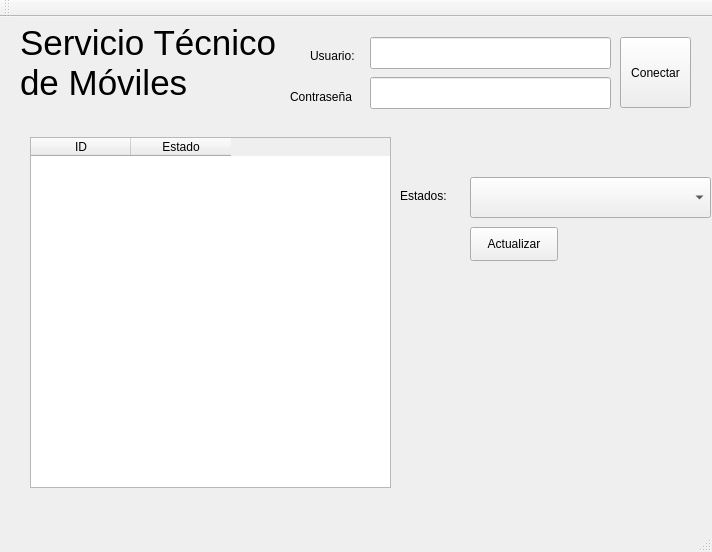
<?xml version="1.0" encoding="UTF-8"?>
<ui version="4.0">
 <class>MainWindow</class>
 <widget class="QMainWindow" name="MainWindow">
  <property name="geometry">
   <rect>
    <x>0</x>
    <y>0</y>
    <width>712</width>
    <height>552</height>
   </rect>
  </property>
  <property name="windowTitle">
   <string>MainWindow</string>
  </property>
  <widget class="QWidget" name="centralWidget">
   <property name="enabled">
    <bool>true</bool>
   </property>
   <widget class="QLabel" name="nombreTecnico">
    <property name="geometry">
     <rect>
      <x>20</x>
      <y>0</y>
      <width>271</width>
      <height>91</height>
     </rect>
    </property>
    <property name="font">
     <font>
      <pointsize>26</pointsize>
     </font>
    </property>
    <property name="text">
     <string>Servicio Técnico de Móviles</string>
    </property>
    <property name="wordWrap">
     <bool>true</bool>
    </property>
   </widget>
   <widget class="QLineEdit" name="usuario">
    <property name="geometry">
     <rect>
      <x>370</x>
      <y>20</y>
      <width>241</width>
      <height>32</height>
     </rect>
    </property>
   </widget>
   <widget class="QPushButton" name="conectarServidor">
    <property name="geometry">
     <rect>
      <x>620</x>
      <y>20</y>
      <width>71</width>
      <height>71</height>
     </rect>
    </property>
    <property name="text">
     <string>Conectar</string>
    </property>
   </widget>
   <widget class="QLabel" name="label">
    <property name="geometry">
     <rect>
      <x>310</x>
      <y>30</y>
      <width>58</width>
      <height>18</height>
     </rect>
    </property>
    <property name="text">
     <string>Usuario:</string>
    </property>
   </widget>
   <widget class="QLabel" name="label_2">
    <property name="geometry">
     <rect>
      <x>290</x>
      <y>70</y>
      <width>81</width>
      <height>20</height>
     </rect>
    </property>
    <property name="text">
     <string>Contraseña</string>
    </property>
   </widget>
   <widget class="QLineEdit" name="password">
    <property name="geometry">
     <rect>
      <x>370</x>
      <y>60</y>
      <width>241</width>
      <height>32</height>
     </rect>
    </property>
    <property name="echoMode">
     <enum>QLineEdit::Password</enum>
    </property>
   </widget>
   <widget class="QTableWidget" name="ordersTable">
    <property name="geometry">
     <rect>
      <x>30</x>
      <y>120</y>
      <width>361</width>
      <height>351</height>
     </rect>
    </property>
    <property name="selectionMode">
     <enum>QAbstractItemView::SingleSelection</enum>
    </property>
    <property name="columnCount">
     <number>2</number>
    </property>
    <column>
     <property name="text">
      <string>ID</string>
     </property>
    </column>
    <column>
     <property name="text">
      <string>Estado</string>
     </property>
    </column>
   </widget>
   <widget class="QComboBox" name="estadosCmBox">
    <property name="geometry">
     <rect>
      <x>470</x>
      <y>160</y>
      <width>241</width>
      <height>41</height>
     </rect>
    </property>
   </widget>
   <widget class="QLabel" name="label_3">
    <property name="geometry">
     <rect>
      <x>400</x>
      <y>170</y>
      <width>58</width>
      <height>18</height>
     </rect>
    </property>
    <property name="text">
     <string>Estados:</string>
    </property>
   </widget>
   <widget class="QPushButton" name="actualizarEstado">
    <property name="geometry">
     <rect>
      <x>470</x>
      <y>210</y>
      <width>88</width>
      <height>34</height>
     </rect>
    </property>
    <property name="text">
     <string>Actualizar</string>
    </property>
   </widget>
  </widget>
  <widget class="QMenuBar" name="menuBar">
   <property name="geometry">
    <rect>
     <x>0</x>
     <y>0</y>
     <width>712</width>
     <height>30</height>
    </rect>
   </property>
  </widget>
  <widget class="QToolBar" name="mainToolBar">
   <attribute name="toolBarArea">
    <enum>TopToolBarArea</enum>
   </attribute>
   <attribute name="toolBarBreak">
    <bool>false</bool>
   </attribute>
  </widget>
  <widget class="QStatusBar" name="statusBar"/>
 </widget>
 <layoutdefault spacing="6" margin="11"/>
 <resources/>
 <connections/>
</ui>
